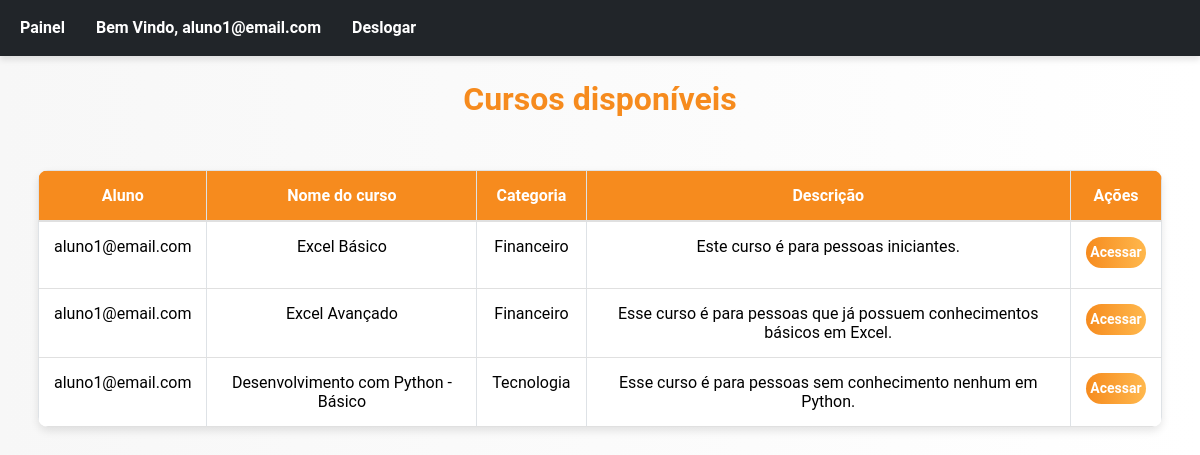
The page /main/ (signed in) on the database its author committed.
### users/models.py (models this page shows, shortened)
class CustomUser(AbstractUser):
    username = None
    email = models.EmailField(_("email address"), unique=True)
    USERNAME_FIELD = "email"
    REQUIRED_FIELDS = []
    objects = CustomUserManager()

### cursos/models.py (models this page shows, shortened)
class Curso(models.Model):
    name = models.CharField(("Curso"), max_length=100)
    slug = models.SlugField(("Categoria"))
    short_description = models.TextField(("Descrição"))
    long_description = models.TextField(("Sobre o curso"))
    arquivos = models.ManyToManyField(Material, related_name="cursos", blank=True)
    videos = models.ManyToManyField(Video, related_name="cursos", blank=True)
    aluno = models.ManyToManyField(
        settings.AUTH_USER_MODEL,
        verbose_name='Usuário',
        related_name='cursos',
        blank=True,  # Permite que o campo seja opcional
    )
    class Meta:
        verbose_name = ("Curso")
        verbose_name_plural = ("Cursos")

### cursos/views.py (the view)
# urls.py: path('main/', views.main, name="main"),
@login_required
def main (request):
        cursos = Curso.objects.filter(aluno = request.user)
        context = {
            'cursos': cursos
        }
        return render(request, 'main.html', context)

### cursos/templates/main.html (shortened to what this page needs)
{% load static %}
<html lang="pt-BR">
  <head>
    <link href="https://cdn.jsdelivr.net/npm/bootstrap@5.3.3/dist/css/bootstrap.min.css" rel="stylesheet">
    <link rel="stylesheet" href= {% static 'style/style_main.css' %}>
  </head>
  <body>
    <nav class="navbar navbar-expand-lg bg-dark" data-bs-theme="dark" >
        <div class="container-fluid ">
            <div>
                <ul class="navbar-nav me-auto mb-2 mb-lg-0">
                    <li class="nav-item">
                        <a class="nav-link active" aria-current="page" href="#">Painel</a>
                    </li>
                    <li class="nav-item active">
                        <a class="nav-link" href="#">Bem Vindo, {{ user.get_username }} </a>
                    </li>
                    <li class="nav-item">
                            <a href="{% url 'logout' %}" onclick="event.preventDefault(); document.getElementById('logout-form').submit();" class="nav-link" role="button">Deslogar</a>
                </ul>
            </div>
        </div>
    </nav>
    <h2 class="mt-4">Cursos disponíveis</h2>
    <div class="table-responsive p-2 container mt-4">
        <table class="table table-bordered">
            <thead>
                <tr>
                    <th>Aluno</th>
                    <th>Nome do curso</th>
                    <th>Categoria</th>
                    <th>Descrição</th>
                    <th>Ações</th>
                </tr>
            </thead>
            <tbody>
                {% for curso in cursos %}
                <tr>
                    <td>
                        {% for aluno in curso.aluno.all %}
                            {% if aluno == user %}
                                {{ aluno.get_username }}
                            {% endif %}
                        {% endfor %}
                    </td>
                    <td>{{ curso.name }}</td>
                    <td>{{ curso.slug }}</td>
                    <td>{{ curso.short_description }}</td>
                    <td><a href="{% url 'acessar' curso.id %}" class="btn btn-info btn-sm" style="width: 60px; margin-bottom: 5px;">Acessar</a></td>
                </tr>
                {% endfor %}
            </tbody>
        </table>
    </div>
  </body>
</html>

### cursos/static/style/style_main.css (style rules this page uses)
body { background: linear-gradient(to right, #f7f7f7, #ffffff); font-family: 'Roboto', sans-serif; margin: 0; padding: 0; }
.navbar { background-color: #f68b1e; box-shadow: 0 4px 6px rgba(0, 0, 0, 0.1); }
.navbar .nav-link { color: #ffffff !important; font-weight: bold; margin-right: 15px; }
h2 { text-align: center; color: #f68b1e; font-weight: bold; margin-top: 20px; }
.table { border-collapse: collapse; margin: 20px auto; width: 100%; box-shadow: 0 4px 8px rgba(0, 0, 0, 0.1); background-color: #ffffff; border-radius: 10px; overflow: hidden; }
.table th { background-color: #f68b1e; color: white; text-align: center; font-weight: bold; padding: 15px; border-bottom: 2px solid #e0e0e0; }
.table td { text-align: center; padding: 15px; border-bottom: 1px solid #e0e0e0; }
.table tr:nth-child(even) { background-color: #f9f9f9; }
.btn-info { background: linear-gradient(to right, #f68b1e, #ffb84d); border: none; color: white; font-weight: bold; border-radius: 20px; transition: transform 0.2s ease, box-shadow 0.2s ease; padding: 5px 2px; }

### rows shown on the page
CustomUser: get_username "aluno1@email.com"
Curso: name "Excel Básico", slug "Financeiro", short_description "Este curso é para pessoas iniciantes."
Curso: name "Excel Avançado", slug "Financeiro", short_description "Esse curso é para pessoas que já possuem conhecimentos básicos em Excel."
Curso: name "Desenvolvimento com Python - Básico", slug "Tecnologia", short_description "Esse curso é para pessoas sem conhecimento nenhum em Python."
